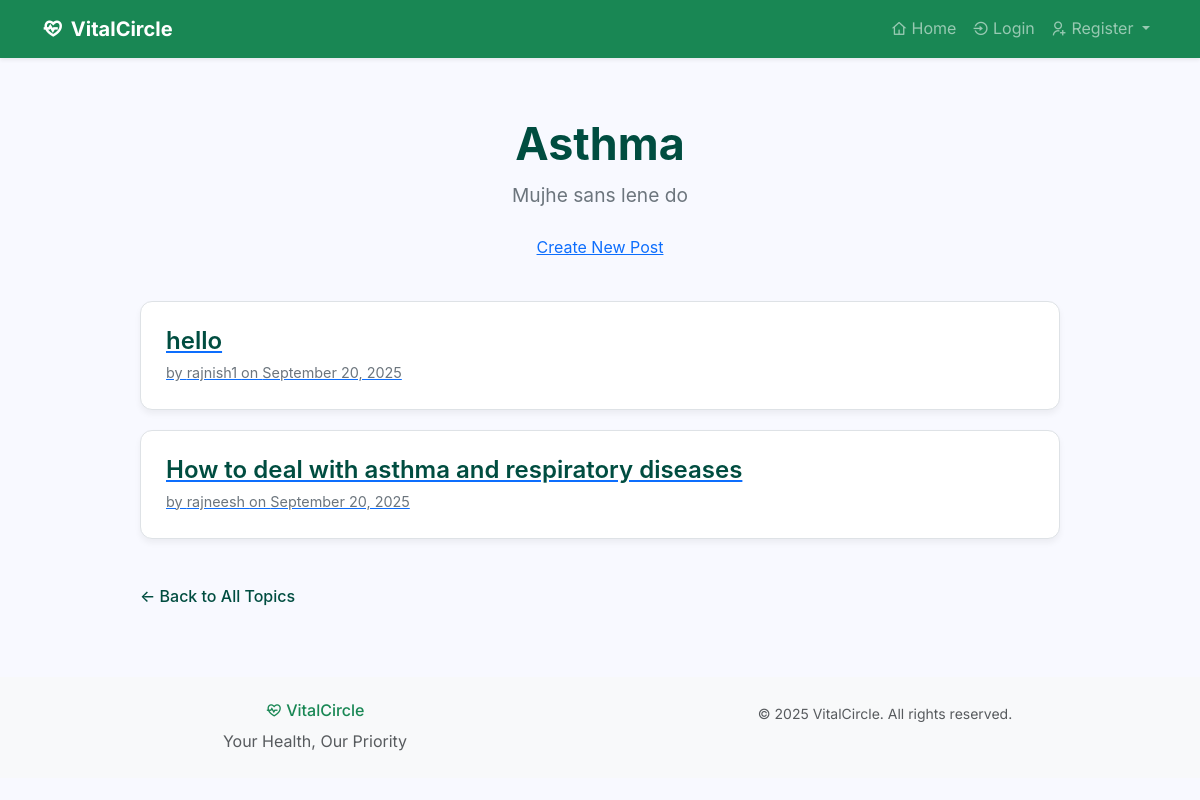
/forums/topic/12344/, run on an earlier commit of the app's database.
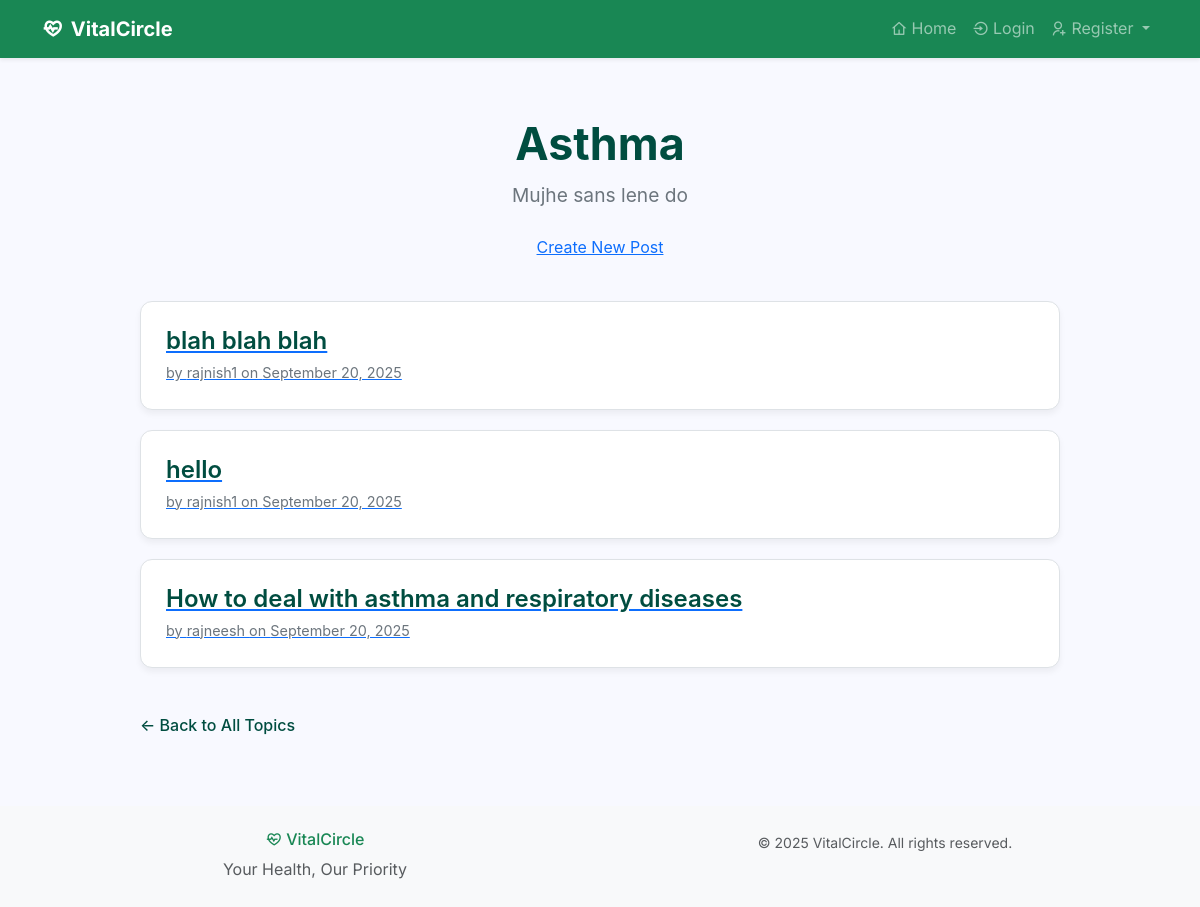
And on a later commit of the database.
### forums/models.py (models this page shows, shortened)
class Post(models.Model):
    topic = models.ForeignKey(Topic, on_delete=models.CASCADE, related_name='posts')
    title = models.CharField(max_length=200)
    content = models.TextField()
    author = models.ForeignKey(settings.AUTH_USER_MODEL, on_delete=models.CASCADE, related_name='posts')
    created_at = models.DateTimeField(auto_now_add=True)
    updated_at = models.DateTimeField(auto_now=True)
    class Meta:
        ordering = ['-created_at']

### users/models.py (models this page shows)
class User(AbstractUser):
    is_admin = models.BooleanField('is admin',default=False)
    is_user = models.BooleanField('is user',default=False)
    is_doctor = models.BooleanField('is doctor',default=False)

### forums/views.py (the view)
# urls.py: path('topic/<slug:slug>/', TopicPostListView.as_view(), name='topic_post_list'),
class TopicPostListView(View):
    def get(self, request, slug):
        topic = get_object_or_404(Topic, slug=slug)
        posts = Post.objects.filter(topic=topic)
        return render(request, 'forums/topic_post_list.html', {'topic': topic, 'posts': posts})

### forums/templates/forums/topic_post_list.html (shortened to what this page needs)
{% extends 'base.html' %}
{% block content %}
<div style="max-width: 960px; margin: 40px auto; padding: 20px; font-family: -apple-system, BlinkMacSystemFont, 'Segoe UI', Roboto, sans-serif;">
    <div style="text-align: center; margin-bottom: 40px;">
        <h1 style="font-size: 2.8rem; font-weight: 700; color: #004d40; margin-bottom: 0.5rem;">{{ topic.name }}</h1>
        <p style="font-size: 1.2rem; color: #6c757d; margin-bottom: 25px;">{{ topic.description }}</p>
        <a href="{% url 'post_create' topic.slug %}" class="btn-primary-custom">Create New Post</a>
    </div>
    <div class="post-list">
        {% for post in posts %}
            <a href="{% url 'post_detail' post.pk %}" class="post-card-link">
                <div class="post-summary-card" style="background: #fff; border: 1px solid #dee2e6; border-radius: 12px; padding: 25px; margin-bottom: 20px; box-shadow: 0 4px 6px rgba(0,0,0,0.05);">
                    <h3 style="color: #004d40; font-size: 1.5rem; font-weight: 600; margin-top: 0; margin-bottom: 5px; transition: color 0.2s ease;">{{ post.title }}</h3>
                    <p style="font-size: 0.9rem; color: #6c757d; margin: 0;">by {{ post.author.username }} on {{ post.created_at|date:"F d, Y" }}</p>
                </div>
            </a>
        {% empty %}
            <div style="text-align: center; padding: 50px; background: #f8f9fa; border: 1px dashed #dee2e6; border-radius: 12px;">
                <p style="font-size: 1.1rem; color: #6c757d;">No posts in this topic yet. Be the first to create one!</p>
            </div>
        {% endfor %}
    </div>
    <a href="{% url 'forum_list' %}" class="btn-back-custom" style="display: inline-block; margin-top: 25px; color: #004d40; text-decoration: none; font-weight: 500;">← Back to All Topics</a>
</div>
{% endblock %}

What changed in the data, as far as the page shows it:
added Post: title "blah blah blah", author.username "rajnish1", created_at "September 20, 2025"
